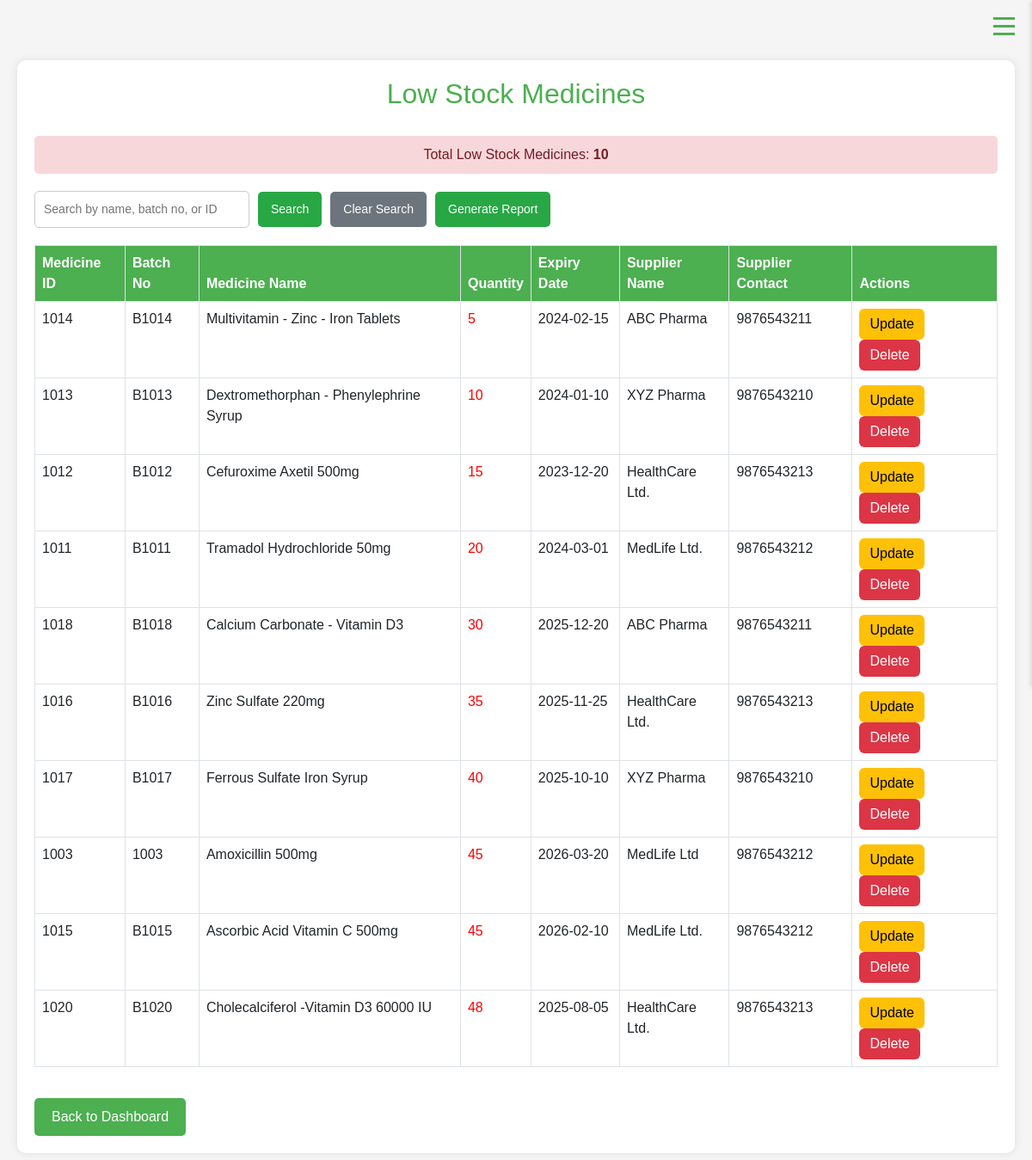
Screenshot of /low_stock.php (signed in) with the database file from the repository.
### tables this page shows
CREATE TABLE `stock` (
  `medicine_id` int(11) NOT NULL,
  `medicine_name` varchar(255) NOT NULL,
  `batch_no` varchar(50) NOT NULL,
  `quantity` int(11) NOT NULL CHECK (`quantity` >= 0),
  `price_per_unit` decimal(10,2) NOT NULL CHECK (`price_per_unit` >= 0),
  `manufacture_date` date NOT NULL,
  `expiry_date` date NOT NULL,
  `added_date` timestamp NOT NULL DEFAULT current_timestamp(),
  `supplier_name` varchar(255) DEFAULT NULL,
  `supplier_contact` varchar(50) DEFAULT NULL
);

### low_stock.php (the view, shortened to what this page needs)
<?php
$conn = new mysqli("localhost", "root", "", "pharmastock");
$query = "SELECT * FROM stock WHERE quantity < 50 ORDER BY quantity ASC";
$result = $conn->query($query);
$count_query = "SELECT COUNT(*) AS low_stock_count FROM stock WHERE quantity < 50";
$count_result = $conn->query($count_query);
$count_row = $count_result->fetch_assoc();
$low_stock_count = $count_row['low_stock_count'];
?>
<!DOCTYPE html>
<html lang="en">
<head>
    <link href="https://cdn.jsdelivr.net/npm/bootstrap@5.3.0/dist/css/bootstrap.min.css" rel="stylesheet">
</head>
<body>
    <div class="menu-toggle">
        <div class="menu-line"></div>
        <div class="menu-line"></div>
        <div class="menu-line"></div>
    </div>
    <div class="container">
        <h2>Low Stock Medicines</h2>
        <div class="low-stock-count">
            Total Low Stock Medicines: <strong><?php echo $low_stock_count; ?></strong>
        </div>
        <div class="search-container">
    <input type="text" id="searchInput" placeholder="Search by name, batch no, or ID">
    <button class="search-btn green" onclick="searchMedicine()">Search</button>
    <button class="search-btn gray" onclick="clearSearch()">Clear Search</button>
    <button class="search-btn green" onclick="generateLowStockReport()">Generate Report</button>
</div>
        <table class="table table-bordered">
            <thead>
                <tr>
                <th>Medicine ID</th>
    <th>Batch No</th>
    <th>Medicine Name</th>
    <th>Quantity</th>
    <th>Expiry Date</th>
    <th>Supplier Name</th>
    <th>Supplier Contact</th>
    <th>Actions</th>
                </tr>
            </thead>
            <tbody id="medicineTable">
                <?php while ($row = $result->fetch_assoc()) { ?>
                    <tr>
                        <td><?php echo $row['medicine_id']; ?></td>
                        <td><?php echo $row['batch_no']; ?></td>
                        <td><?php echo $row['medicine_name']; ?></td>
                        <td style="color: red;"><?php echo $row['quantity']; ?></td>
                        <td><?php echo $row['expiry_date']; ?></td>
                        <td><?php echo htmlspecialchars($row['supplier_name']); ?></td>
            <td><?php echo htmlspecialchars($row['supplier_contact']); ?></td>
                        <td>
                            <a href="update_medicine.php?medicine_id=<?php echo $row['medicine_id']; ?>" class="btn btn-warning">Update</a>
                            <form method="POST" style="display:inline;">
                                <button type="submit" name="delete_medicine" class="btn btn-danger" onclick="return confirm('Are you sure you want to delete this medicine?');">Delete</button>
                            </form>
                        </td>
                    </tr>
                <?php } ?>
            </tbody>
        </table>
        <button class="btn-back" onclick="window.location.href='dashboard.php'">Back to Dashboard</button>
    </div>
</body>
</html>

### low_stock.php (style rules this page uses)
body { background-color: #f5f5f5; font-family: Arial, sans-serif; padding: 20px; }
.container { max-width: 1200px; margin: 50px auto; padding: 20px; background: white; border-radius: 10px; box-shadow: 0 0 10px rgba(0,0,0,0.1); }
h2 { color: #4CAF50; text-align: center; margin-bottom: 30px; }
.table { margin-top: 20px; background: white; }
.table th { background-color: #4CAF50; color: white; }
.btn-warning { background-color: #ffc107; border: none; color: black; margin-right: 5px; }
.btn-danger { background-color: #dc3545; border: none; }
.btn-back { background-color: #4CAF50; color: white; border: none; padding: 10px 20px; border-radius: 5px; cursor: pointer; margin-top: 20px; }
.search-container { display: flex; align-items: center; gap: 10px; }
#searchInput { padding: 10px; width: 250px; border: 1px solid #ccc; border-radius: 5px; font-size: 14px; }
.search-btn { padding: 10px 15px; border: none; border-radius: 5px; color: white; font-size: 14px; cursor: pointer; }
.search-btn.green { background-color: #28a745; }
.search-btn.gray { background-color: #6c757d; }
.low-stock-count { background-color: #f8d7da; color: #721c24; padding: 10px; border-radius: 5px; margin-bottom: 20px; text-align: center; }
.menu-toggle { position: fixed; top: 20px; right: 20px; cursor: pointer; z-index: 1001; display: flex; flex-direction: column; gap: 6px; }
.menu-line { width: 25px; height: 3px; background: #4CAF50; transition: all 0.3s ease; }

### rows the page displays
stock: medicine_id "1014", batch_no "B1014", medicine_name "Multivitamin - Zinc - Iron Tablets", quantity "5", expiry_date "2024-02-15", supplier_name "ABC Pharma", supplier_contact "9876543211"
stock: medicine_id "1013", batch_no "B1013", medicine_name "Dextromethorphan - Phenylephrine Syrup", quantity "10", expiry_date "2024-01-10", supplier_name "XYZ Pharma", supplier_contact "9876543210"
stock: medicine_id "1012", batch_no "B1012", medicine_name "Cefuroxime Axetil 500mg", quantity "15", expiry_date "2023-12-20", supplier_name "HealthCare Ltd.", supplier_contact "9876543213"
stock: medicine_id "1011", batch_no "B1011", medicine_name "Tramadol Hydrochloride 50mg", quantity "20", expiry_date "2024-03-01", supplier_name "MedLife Ltd.", supplier_contact "9876543212"
stock: medicine_id "1018", batch_no "B1018", medicine_name "Calcium Carbonate - Vitamin D3", quantity "30", expiry_date "2025-12-20", supplier_name "ABC Pharma", supplier_contact "9876543211"
stock: medicine_id "1016", batch_no "B1016", medicine_name "Zinc Sulfate 220mg", quantity "35", expiry_date "2025-11-25", supplier_name "HealthCare Ltd.", supplier_contact "9876543213"
stock: medicine_id "1017", batch_no "B1017", medicine_name "Ferrous Sulfate Iron Syrup", quantity "40", expiry_date "2025-10-10", supplier_name "XYZ Pharma", supplier_contact "9876543210"
stock: medicine_id "1003", batch_no "1003", medicine_name "Amoxicillin 500mg", quantity "45", expiry_date "2026-03-20", supplier_name "MedLife Ltd", supplier_contact "9876543212"
stock: medicine_id "1015", batch_no "B1015", medicine_name "Ascorbic Acid Vitamin C 500mg", quantity "45", expiry_date "2026-02-10", supplier_name "MedLife Ltd.", supplier_contact "9876543212"
stock: medicine_id "1020", batch_no "B1020", medicine_name "Cholecalciferol -Vitamin D3 60000 IU", quantity "48", expiry_date "2025-08-05", supplier_name "HealthCare Ltd.", supplier_contact "9876543213"

### other values shown
$low_stock_count "10"
